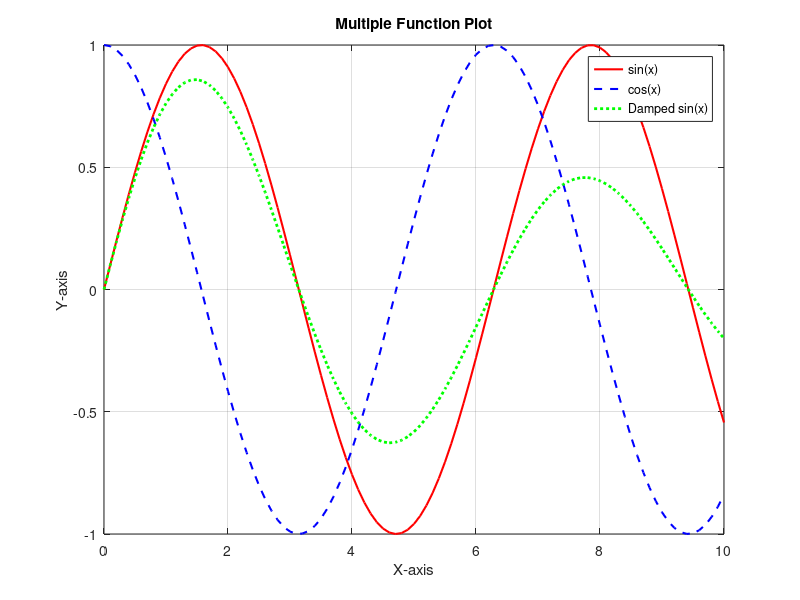
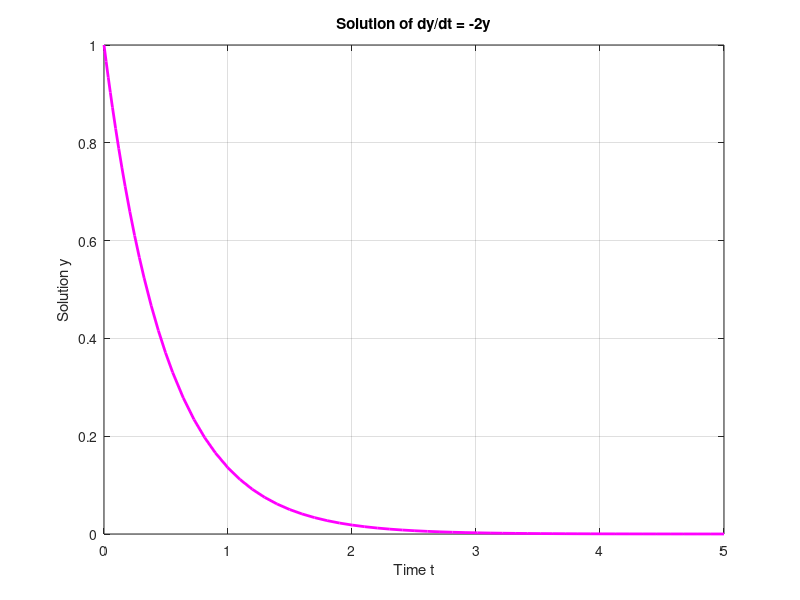
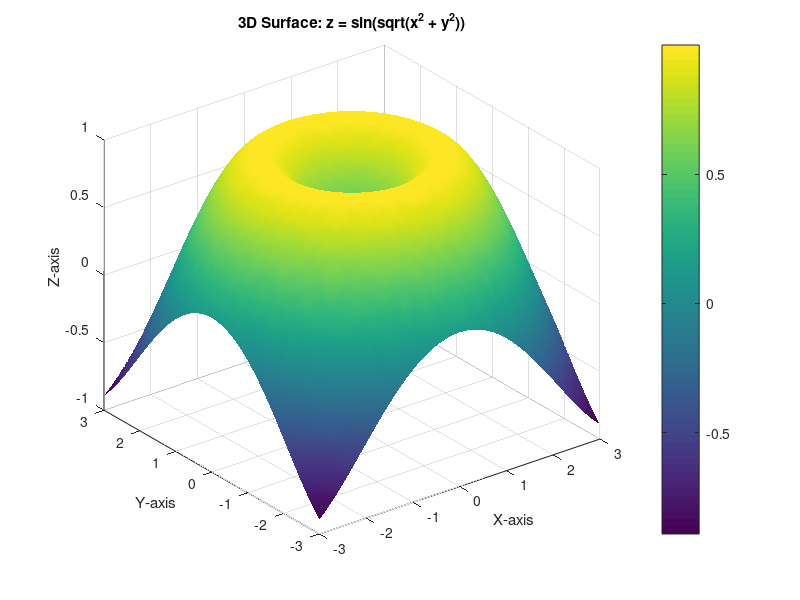
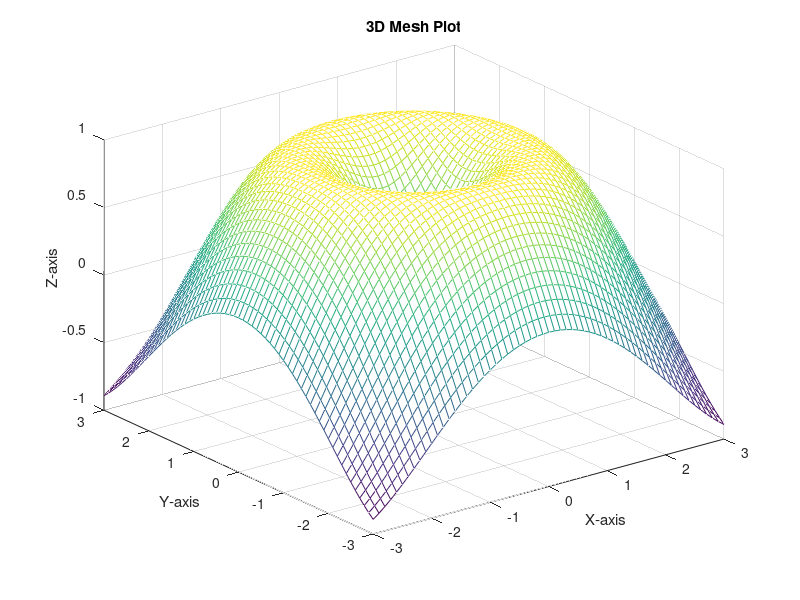

Reproduce these figures in MATLAB, in order. (Note: this script raises an error after producing the figures.)
%% MATLAB Advanced Practice Guide (Extended)
% Covers: Advanced Plotting, File Handling, Vectorization,
% Numerical Solving, GUI Preview, Matrix Operations, 3D Plotting,
% and Symbolic Math

clc;
clear;
close all;

%% 1. Advanced Plotting: Multiple Plots with Legends
x = 0:0.1:10;
y1 = sin(x);
y2 = cos(x);
y3 = exp(-0.1 * x) .* sin(x);

figure;
plot(x, y1, 'r', 'LineWidth', 1.5); hold on;
plot(x, y2, 'b--', 'LineWidth', 1.5);
plot(x, y3, 'g:', 'LineWidth', 2);
xlabel('X-axis');
ylabel('Y-axis');
title('Multiple Function Plot');
legend('sin(x)', 'cos(x)', 'Damped sin(x)');
grid on;

%% 2. File Handling: Writing and Reading Data from a Text File
data = [x' y1' y2' y3'];
fileID = fopen('function_data.txt', 'w');
fprintf(fileID, 'X sin(x) cos(x) Damped_sin(x)\n');
fprintf(fileID, '%6.2f %10.4f %10.4f %10.4f\n', data');
fclose(fileID);

disp('Data written to function_data.txt');

% Reading the file
disp('Reading the file:');
fileID = fopen('function_data.txt', 'r');
textData = fread(fileID, '*char')';
fclose(fileID);
disp(textData);

%% 3. Vectorized Summation (Avoiding Loops)
v = 1:10000;
sum_v = sum(v); % Vectorized sum, no loop
disp(['Sum of 1 to 10000: ', num2str(sum_v)]);

%% 4. Solving a Differential Equation (dy/dt = -2y)
% Using ode45 solver
disp('Solving dy/dt = -2y using ode45');
odeFun = @(t, y) -2*y;
[tSol, ySol] = ode45(odeFun, [0 5], 1);

figure;
plot(tSol, ySol, 'm', 'LineWidth', 2);
xlabel('Time t');
ylabel('Solution y');
title('Solution of dy/dt = -2y');
grid on;

%% 5. Simple GUI Preview using App Designer (Manual Task)
disp('For GUI: Open MATLAB App Designer to build buttons, sliders, and interactive plots.');

%% 6. Matrix Operations and Eigenvalue Computation
disp('--- Matrix Operations ---');
A = [2 4 1; 0 1 -1; 3 2 5];
B = [1 0 2; 2 3 1; 4 -1 0];

C_add = A + B;
C_mul = A * B;
C_inv = inv(A);

disp('Matrix A:');
disp(A);
disp('Matrix B:');
disp(B);
disp('A + B:');
disp(C_add);
disp('A * B:');
disp(C_mul);
disp('Inverse of A:');
disp(C_inv);

% Eigenvalues and Eigenvectors
[eVec, eVal] = eig(A);
disp('Eigenvalues of A:');
disp(diag(eVal));
disp('Eigenvectors of A:');
disp(eVec);

%% 7. 3D Plotting and Surface Visualization
[xGrid, yGrid] = meshgrid(-3:0.1:3, -3:0.1:3);
z = sin(sqrt(xGrid.^2 + yGrid.^2));

figure;
surf(xGrid, yGrid, z);
xlabel('X-axis'); ylabel('Y-axis'); zlabel('Z-axis');
title('3D Surface: z = sin(sqrt(x^2 + y^2))');
shading interp; % smooth surface
colorbar;
grid on;

figure;
mesh(xGrid, yGrid, z);
title('3D Mesh Plot');
xlabel('X-axis'); ylabel('Y-axis'); zlabel('Z-axis');
grid on;

%% 8. Symbolic Math Operations
syms xSym;
fSym = sin(xSym)^2 * exp(xSym);

% Differentiation and Integration
f_deriv = diff(fSym);
f_int = int(fSym);

% Limits and Taylor Expansion
f_limit = limit(fSym/xSym, xSym, 0);
f_taylor = taylor(fSym, xSym, 'Order', 6);

disp('--- Symbolic Math ---');
disp('f(x) = sin^2(x) * exp(x)');
disp('Derivative of f(x):');
disp(f_deriv);
disp('Integral of f(x):');
disp(f_int);
disp(['Limit f(x)/x as x->0: ', char(f_limit)]);
disp('Taylor Series Expansion (Order 6):');
disp(f_taylor);

fplot(fSym, [-2, 2], 'LineWidth', 2);
title('Symbolic Function Plot: sin^2(x) * exp(x)');
xlabel('x'); ylabel('f(x)');
grid on;

%% 9. Numerical Integration Example
disp('--- Numerical Integration Example ---');
fun = @(x) exp(-x.^2);
integral_val = integral(fun, 0, inf);
disp(['Integral of exp(-x^2) from 0 to infinity: ', num2str(integral_val)]);

%% 10. Saving and Loading Workspace Data
save('workspace_data.mat');
disp('Workspace variables saved to workspace_data.mat');
clearvars -except integral_val
load('workspace_data.mat');
disp('Workspace reloaded from workspace_data.mat');

t = 0:0.1:5;
v0 = 20;
g = 9.8;
h = v0*t - 0.5*g*t.^2;
plot(t, h); xlabel('Time (s)'); ylabel('Height (m)');
title('Projectile Motion under Gravity');

%% 11. Polynomial Fitting and Curve Approximation
disp('--- Polynomial Curve Fitting ---');

xData = 0:1:10;
yData = 3*xData.^2 + 2*xData + 5 + randn(size(xData))*10; % noisy quadratic data

p = polyfit(xData, yData, 2);   % quadratic fit
yFit = polyval(p, xData);

figure;
plot(xData, yData, 'bo'); hold on;
plot(xData, yFit, 'r-', 'LineWidth', 2);
legend('Noisy Data', 'Fitted Curve');
title('Polynomial Curve Fitting');
grid on;


%% 12. Fast Fourier Transform (FFT)
disp('--- FFT Analysis ---');

Fs = 1000;                    % Sampling frequency
tFFT = 0:1/Fs:1-1/Fs;
signal = sin(2*pi*50*tFFT) + 0.5*sin(2*pi*120*tFFT);

Y = fft(signal);
P2 = abs(Y/length(signal));
P1 = P2(1:length(signal)/2+1);
P1(2:end-1) = 2*P1(2:end-1);
f = Fs*(0:(length(signal)/2))/length(signal);

figure;
plot(f, P1);
title('Single-Sided Amplitude Spectrum');
xlabel('Frequency (Hz)');
ylabel('|P1(f)|');
grid on;


%% 13. Optimization Using fminsearch
disp('--- Function Optimization ---');

objFun = @(x) (x-3).^2 + 4;
x_min = fminsearch(objFun, 0);

disp(['Minimum occurs at x = ', num2str(x_min)]);
disp(['Minimum value = ', num2str(objFun(x_min))]);


%% 14. Solving Nonlinear Equation using fzero
disp('--- Solving Nonlinear Equation ---');

nonlinearFun = @(x) x^3 - 5*x + 1;
root = fzero(nonlinearFun, 0);

disp(['Root of equation x^3 - 5x + 1 = 0 is: ', num2str(root)]);


%% 15. Monte Carlo Simulation (Estimating Pi)
disp('--- Monte Carlo Simulation for Pi ---');

numPoints = 10000;
xRand = rand(numPoints,1);
yRand = rand(numPoints,1);

insideCircle = (xRand.^2 + yRand.^2) <= 1;
pi_estimate = 4 * sum(insideCircle) / numPoints;

disp(['Estimated value of Pi: ', num2str(pi_estimate)]);

figure;
scatter(xRand(insideCircle), yRand(insideCircle), 'g'); hold on;
scatter(xRand(~insideCircle), yRand(~insideCircle), 'r');
title('Monte Carlo Estimation of Pi');
axis equal;
grid on;

%% 16. Singular Value Decomposition (SVD)
disp('--- Singular Value Decomposition (SVD) ---');

M = rand(4,3);
[U, S, V] = svd(M);

disp('Matrix M:');
disp(M);
disp('U matrix:');
disp(U);
disp('Singular Values (Diagonal of S):');
disp(diag(S));
disp('V matrix:');
disp(V);


%% 17. LU and QR Decomposition
disp('--- LU and QR Decomposition ---');

A2 = [4 -2 1; 20 -7 12; -8 13 17];

[L, U_lu, P] = lu(A2);
[Q, R] = qr(A2);

disp('Matrix A2:');
disp(A2);
disp('L matrix (LU):');
disp(L);
disp('U matrix (LU):');
disp(U_lu);
disp('Permutation matrix P:');
disp(P);
disp('Q matrix (QR):');
disp(Q);
disp('R matrix (QR):');
disp(R);


%% 18. Interpolation Techniques
disp('--- Interpolation ---');

xInterp = 0:5;
yInterp = [0 1 8 27 64 125];  % Cubic relation

xq = 0:0.1:5;

yLinear = interp1(xInterp, yInterp, xq, 'linear');
ySpline = interp1(xInterp, yInterp, xq, 'spline');

figure;
plot(xInterp, yInterp, 'ro', 'MarkerSize', 8); hold on;
plot(xq, yLinear, 'b--', 'LineWidth', 1.5);
plot(xq, ySpline, 'k', 'LineWidth', 2);
legend('Data Points', 'Linear Interpolation', 'Spline Interpolation');
title('Interpolation Comparison');
grid on;


%% 19. Image Processing Basics
disp('--- Basic Image Processing ---');

img = peaks(200);  % Generate sample data
imgNorm = mat2gray(img);

figure;
imshow(imgNorm);
title('Generated Image (Normalized Peaks)');

% Edge detection
edges = edge(imgNorm, 'sobel');

figure;
imshow(edges);
title('Edge Detection using Sobel');


%% 20. Animation Example
disp('--- Simple Animation ---');

figure;
for k = 1:100
    yAnim = sin(x + 0.1*k);
    plot(x, yAnim, 'b', 'LineWidth', 2);
    axis([0 10 -1.5 1.5]);
    title('Animating Sine Wave');
    xlabel('X'); ylabel('sin(x)');
    grid on;
    drawnow;
end

%% End of Extended Advanced Guide
disp('--- End of MATLAB Advanced Practice Guide (Extended Version) ---');

